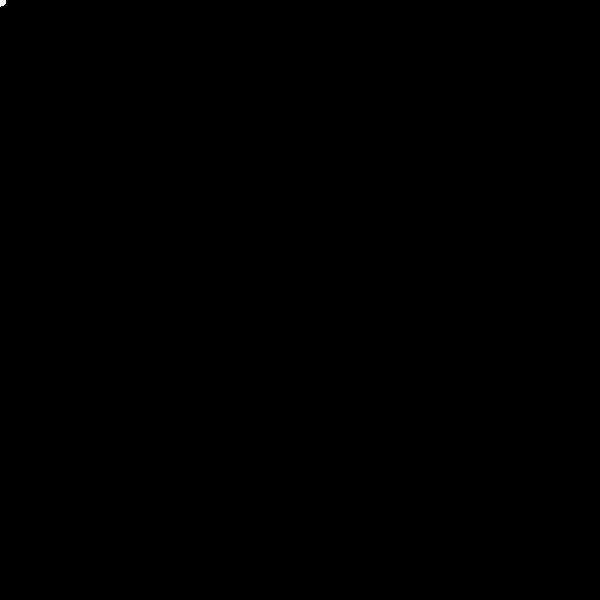
Frame 1 (no input)
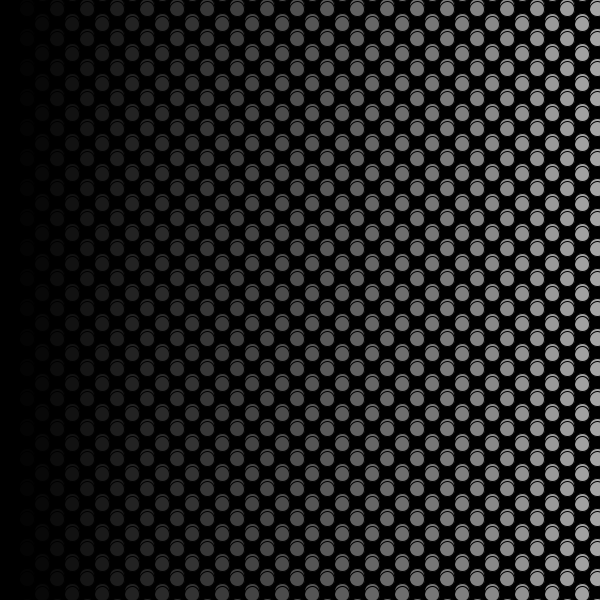
Frame 60 (the mouse pressed at the canvas centre just before this capture)
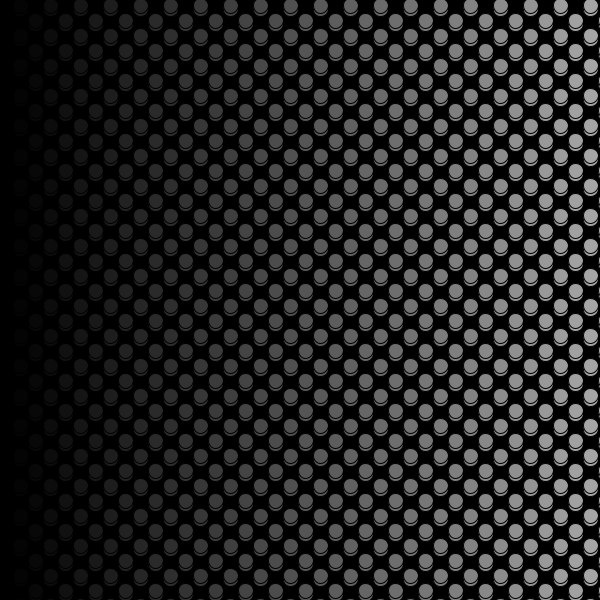
Frame 120 (the mouse held since frame 60 and released just before this capture)

The Processing sketch that drew these frames (run headless with seeded random() and noise(); from frame 60 on, the mouse is pressed at the canvas centre):

// Processing sketch: sketch_2darray_orbit
// ── sketch_2darray_orbit.pde
Ellipse myEllipse;
int num = 100;
Ellipse [][] ellipses = new Ellipse[num][num];
int size = 15;

void setup(){
  size(600,600);
  
  myEllipse = new Ellipse(width/2, height/2);
  
  for(int i = 0; i<num; i++){
    for(int j = 0; j<num; j++){
      ellipses[i][j] = new Ellipse(i*size, j*size);
    }
  }
}

void draw(){
  background(0);
  myEllipse.display(color(20,20,150));
  myEllipse.orbit(1);
  
  for(int i = 0; i<num; i++){
    for(int j = 0; j<num; j++){
      color c = int(map(i, 0, 60, 0, 255));
      ellipses[i][j].display(c);
      if((i+j)% 2 == 0){
        ellipses[i][j].orbit(1);
      }else{
        ellipses[i][j].orbit(-1);
      }  
    }
  }
}
// ── Ellipse.pde
class Ellipse{
  
  //data
  PVector position;
  PVector translate;
  int size;
  
  //constructor
  Ellipse(int _xPos, int _yPos){
    position = new PVector (0,0);
    translate = new PVector (_xPos, _yPos);
    size = 15;
  }
  
  void display(color c){
    fill(c);
    ellipse(position.x, position.y, size, size);
  }
  
  void orbit(int orbitDirection){
    position.x = cos(frameCount * 0.01) * size + translate.x;
    position.y = orbitDirection*sin(frameCount * 0.1) * size + translate.y;
  }
   //methods
}
 
